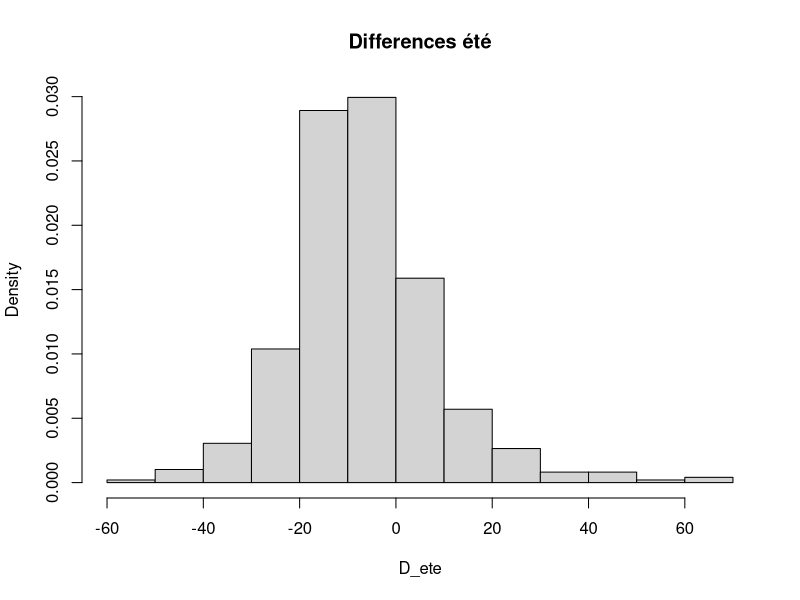
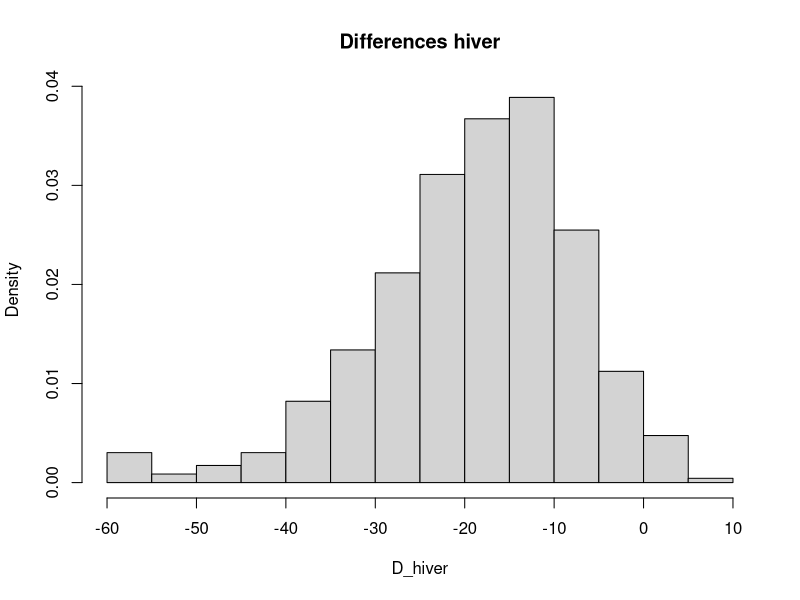

These charts were generated, in order, by the following R code:
## ---- chunk 1
knitr::opts_chunk$set(echo = TRUE)
## ---- chunk 2
Dl_norm<-function(x){
  r=0
     for(l in x){
       r=r+log(l)
     }
  return(r/length(x))
 }
## ---- chunk 3
n<-10
sig_0<-1
mu_0<-0
mu_1<-0.1
X_0 <- rlnorm(n,mu_0,sig_0)
X_1 <- rlnorm(n,mu_1,sig_0)

L_0<-Dl_norm(X_0)
L_1<-Dl_norm(X_1)
div<-(1/n)*(L_1/L_0)

alpha_test<-0.05

#K_alpha=mu_0+(sig_0/sqrt(n))*qnorm(1-alpha_test,mu_0,sig_0*sig_0/n)
K_alpha<-(1/sqrt(n))*(1/qlnorm(1-alpha_test,mu_0,1/n))
print(K_alpha)

alpha<-pnorm(K_alpha,mu_0,1/n)
print(alpha)

beta<-1-pnorm(K_alpha,mu_0,1/n)
print(beta)

## ---- chunk 4
list<-1:100
for( l in 1:100){
  lognorm<-rlnorm(10,0,1)
  list[l]<-Dl_norm(lognorm)
}
list_trie<-sort(list)
K_alpha_moy<-list_trie[90]-0.0001
beta_moy<-1-pnorm(K_alpha_moy,0,1/10)
alpha_moy<-pnorm(K_alpha_moy,0,1/10) 

print(K_alpha_moy)
print(alpha_moy)
print(beta_moy)
## ---- chunk 5
marge_erreur<-(K_alpha_moy-K_alpha)/K_alpha_moy
print(marge_erreur)
## ---- chunk 6
lognorm<-rlnorm(10,0,1)
p_value<-pnorm(Dl_norm(lognorm),0,1/10)
print(p_value)

## ---- chunk 7
n<-c(20,50,100)
for(x in n){
  lognorm<-rlnorm(x,0,1)
  p_value<-pnorm(Dl_norm(lognorm),0,1/x)
  print(p_value)
}
## ---- chunk 8
est_var <- function(echant, mu) {
  n = length(echant);
  return ((1 / n) * (sum((echant - mu) ^ 2)));
}

decision <- function(alpha, Sn, mu0, mu1) {
  mean = mean(Sn);
  n = length(Sn);
  varEstimated = est_var(Sn, mu0);
  val = mu0 + (sqrt(varEstimated) / sqrt(n)) * qt(p = 1 - alpha, df = n - 1);
  if (mean > val) {
    return (mu1);
  }
  return (mu0);
}
## ---- chunk 9
matrix = matrix(0, 100, 20);
for (i in seq(1, 100)) {
  matrix[i,] = rnorm(n = 20, mean = 0, sd = 1);
}
## ---- chunk 10
vec_mu = seq(1, 100);
for (i in seq(1, 100)) {
  echant = matrix[i,];
  vec_mu[i] = decision(0.05, echant, 1, 1.5);
}

count <-function(mu_vec) {
  count_1 = 0;
  count_1_5 = 0;
  for (i in seq(1, length(mu_vec))) {
    if (mu_vec[i] == 1) {
      count_1 = count_1 + 1;
    } else {
      count_1_5 = count_1_5 + 1;
    }
  }
  return (c(count_1, count_1_5));
}
## ---- chunk 11
alpha_vec = c(0.2, 0.1, 0.05, 0.01);
n = 20;
counted = matrix(0, length(alpha_vec), 1);
for (j in seq(1, length(alpha_vec))) {
  alpha = alpha_vec[j];
  counted[j] = qt(p = 1 - alpha, df = n - 1);
}
counted;
## ---- chunk 12
alpha_vec = c(0.2, 0.1, 0.05, 0.01);
counted = matrix(0, length(alpha_vec), 2);
vec_mu = seq(1,100);
for (j in seq(1, length(alpha_vec))) {
  alpha = alpha_vec[j];
  for (i in seq(1, 100)) {
    echant = matrix[i,];
    vec_mu[i] = decision(alpha, echant, 1, 1.5);
    compt = count(vec_mu);
    counted[j, 1] = compt[1];
    counted[j, 2] = compt[2];
  }
}
counted;
## ---- chunk 13
test_matrix = matrix(0, 100, 20);
for (i in seq(1, 100)) {
  test_matrix[i,] = rnorm(n = 20, mean = 1, sd = sqrt(2));
}
alpha_vec = c(0.2, 0.1, 0.05, 0.01);
## ---- chunk 14
test = c(1, 2, 3, 4);
for (i in 1:length(test)) {
  alpha = alpha_vec[i];
  test[i] = t.test(x = test_matrix, conf.level = 1 - alpha)$p.value;
}
test;
## ---- chunk 15
ozone.summer = read.csv("summer_ozone.csv")
ozone.winter = read.csv("winter_ozone.csv")

D_ete<-ozone.summer$NEUIL - ozone.summer$RUR.SE
D_hiver<-ozone.winter$NEUIL - ozone.winter$RUR.SE
## ---- chunk 16
hist(D_ete, prob=TRUE, main = "Differences été")
hist(D_hiver, prob=TRUE, main = "Differences hiver")
## ---- chunk 17
D_norm<-function(x){
  r=0
     for(l in x){
       r=r+l
     }
  return(r/length(x))
 }
## ---- chunk 18
str(D_ete)

n<-491
mu_ete<-mean(D_ete)
sig_ete<-sd(D_ete)
norm_ete=dnorm(-60:70, mu_ete,sig_ete)

Lete_0<-D_norm(D_ete)
Lete_1<-D_norm(norm_ete)

div<-(1/n)*(Lete_1/Lete_0)

alpha_test<-0.05

K_alpha<-(1/sqrt(n))*(1/qnorm(1-alpha_test,mu_ete,1/n))
print(K_alpha)

alpha<-pnorm(K_alpha,mu_ete,1/n)
print(alpha)

beta<-1-pnorm(K_alpha,mu_ete,1/n)
print(beta)
## ---- chunk 19
str(D_hiver)

n<-463
mu_hiver<-mean(D_hiver)
sig_hiver<-sd(D_hiver)
norm_hiver=dnorm(-60:10, mu_hiver,sig_hiver)

Lhiver_0<-D_norm(D_hiver)
Lhiver_1<-D_norm(norm_hiver)

div<-(1/n)*(Lhiver_1/Lhiver_0)

alpha_test<-0.05

K_alpha<-(1/sqrt(n))*(1/qnorm(1-alpha_test,mu_hiver,1/n))
print(K_alpha)

alpha<-pnorm(K_alpha,mu_hiver,1/n)
print(alpha)

beta<-1-pnorm(K_alpha,mu_hiver,1/n)
print(beta)
## ---- chunk 20
D_ete_log<-log(abs(D_ete))
str(abs(D_ete_log))

n<-491
mu_ete_log<-mean(D_ete_log)
sig_ete_log<-sd(D_ete_log)
norm_ete_log=dnorm(0:70, mu_ete_log,sig_ete_log)

#Cf la fonction définie en question 1
Lete_0<-Dl_norm(D_ete_log)
Lete_1<-Dl_norm(norm_ete_log)

div<-(1/n)*(Lete_1/Lete_0)

alpha_test<-0.05

K_alpha<-(1/sqrt(n))*(1/qlnorm(1-alpha_test,mu_ete_log,1/n))
print(K_alpha)

alpha<-pnorm(K_alpha,mu_ete_log,1/n)
print(alpha)

beta<-1-pnorm(K_alpha,mu_ete_log,1/n)
print(beta)
## ---- chunk 21
nonParamBootstrap <- function(echantillon) {
  M <- 100
  opt <- optim(c(2,1), Dl_norm, x = echantillon, method = "L-BFGS-B", lower=c(-100,10^-4))
  mus <- c()
  for (i in 1:M) {
    xsim <- sample(echantillon, size = 10, replace=TRUE)
    opt <- optim(c(2,1), nlogL_Norm, x = xsim, method = "L-BFGS-B", lower=c(-100,10^-4))
    mus <- append(mus, max(opt$par[1],0))
  }
  inf <- quantile(mus, 0.025)
  sup <- quantile(mus, 0.975)

  return (list(inf=inf,sup=sup))
}
